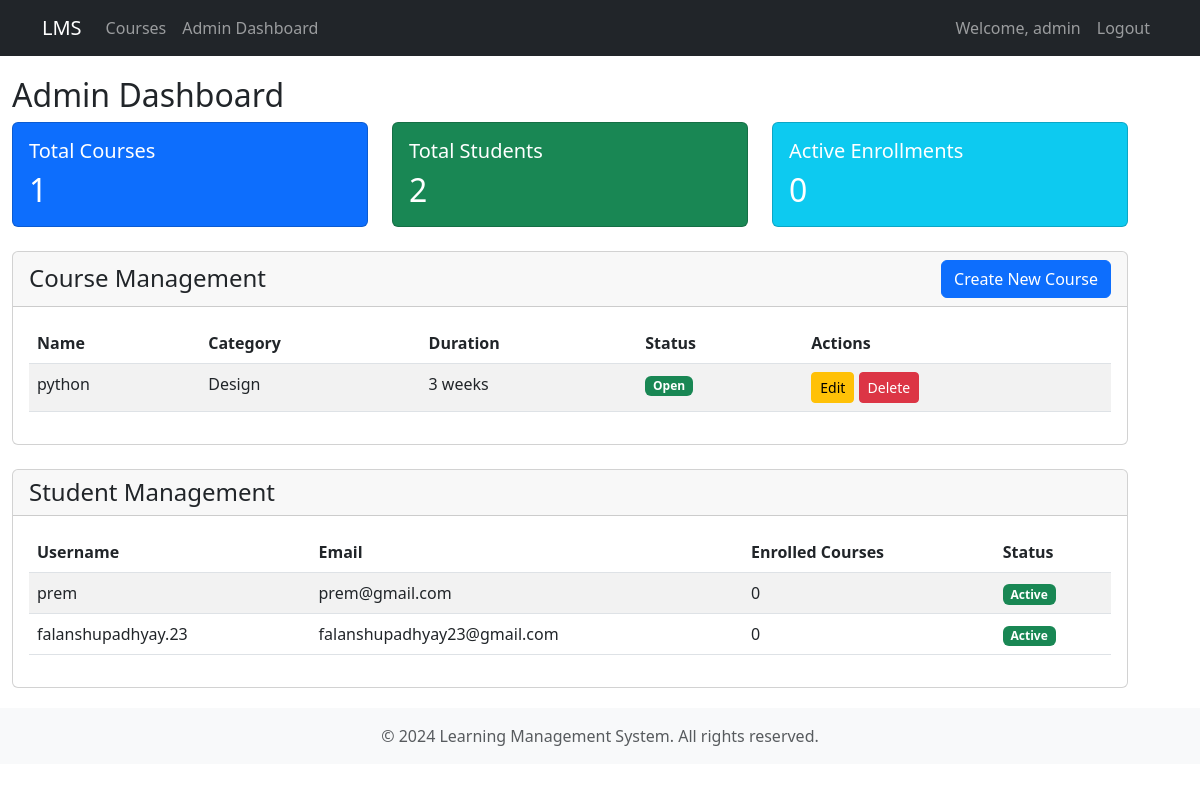
The app's page /admin/dashboard (signed in) with its own data.
### backend/app.py (models this page shows, shortened)
class User(UserMixin, db.Model):
    id = db.Column(db.Integer, primary_key=True)
    username = db.Column(db.String(80), unique=True, nullable=False)
    email = db.Column(db.String(120), unique=True, nullable=False)
    password_hash = db.Column(db.String(128))
    is_admin = db.Column(db.Boolean, default=False)
    enrollments = db.relationship('Enrollment', backref='student', lazy=True)

class Course(db.Model):
    id = db.Column(db.Integer, primary_key=True)
    name = db.Column(db.String(100), nullable=False)
    description = db.Column(db.Text)
    duration = db.Column(db.String(50))
    category = db.Column(db.String(50))
    enrollment_status = db.Column(db.String(20), default='Open')
    created_at = db.Column(db.DateTime, default=datetime.utcnow)
    resources = db.relationship('Resource', backref='course', lazy=True, cascade='all, delete-orphan')
    batches = db.relationship('Batch', backref='course', lazy=True, cascade='all, delete-orphan')
    enrollments = db.relationship('Enrollment', backref='course', lazy=True)

### backend/app.py (the view)
@app.route('/admin/dashboard')
@admin_required
def admin_dashboard():
    courses = Course.query.all()
    users = User.query.filter_by(is_admin=False).all()
    return render_template('admin/dashboard.html', courses=courses, users=users)

### backend/app.py (called while the page is built)
@login_manager.user_loader
def load_user(user_id):
    return User.query.get(int(user_id))

def admin_required(f):
    @wraps(f)
    @login_required
    def decorated_function(*args, **kwargs):
        if not current_user.is_admin:
            flash('Access denied. Admin privileges required.')
            return redirect(url_for('user_login'))
        return f(*args, **kwargs)
    return decorated_function

### frontend/templates/admin/dashboard.html (shortened to what this page needs)
{% extends "base.html" %}
{% block content %}
<h2>Admin Dashboard</h2>
<div class="row mb-4">
    <div class="col-md-4">
        <div class="card bg-primary text-white">
            <div class="card-body">
                <h5 class="card-title">Total Courses</h5>
                <h2 class="card-text">{{ courses|length }}</h2>
            </div>
        </div>
    </div>
    <div class="col-md-4">
        <div class="card bg-success text-white">
            <div class="card-body">
                <h5 class="card-title">Total Students</h5>
                <h2 class="card-text">{{ users|length }}</h2>
            </div>
        </div>
    </div>
    <div class="col-md-4">
        <div class="card bg-info text-white">
            <div class="card-body">
                <h5 class="card-title">Active Enrollments</h5>
                <h2 class="card-text">{{ enrollments|length if enrollments else 0 }}</h2>
            </div>
        </div>
    </div>
</div>
<div class="card mb-4">
    <div class="card-header d-flex justify-content-between align-items-center">
        <h4 class="mb-0">Course Management</h4>
        <a href="{{ url_for('admin_create_course') }}" class="btn btn-primary">Create New Course</a>
    </div>
    <div class="card-body">
        <div class="table-responsive">
            <table class="table table-striped">
                <thead>
                    <tr>
                        <th>Name</th>
                        <th>Category</th>
                        <th>Duration</th>
                        <th>Status</th>
                        <th>Actions</th>
                    </tr>
                </thead>
                <tbody>
                    {% for course in courses %}
                    <tr>
                        <td>{{ course.name }}</td>
                        <td>{{ course.category }}</td>
                        <td>{{ course.duration }}</td>
                        <td>
                            <span class="badge {% if course.enrollment_status == 'Open' %}bg-success{% else %}bg-warning{% endif %}">
                                {{ course.enrollment_status }}
                            </span>
                        </td>
                        <td>
                            <a href="{{ url_for('admin_edit_course', course_id=course.id) }}" class="btn btn-sm btn-warning">Edit</a>
                            <button type="button" class="btn btn-sm btn-danger" data-bs-toggle="modal" data-bs-target="#deleteCourseModal{{ course.id }}">
                                Delete
                            </button>
                        </td>
                    </tr>
                    {% endfor %}
                </tbody>
            </table>
        </div>
    </div>
</div>
<div class="card">
    <div class="card-header">
        <h4 class="mb-0">Student Management</h4>
    </div>
    <div class="card-body">
        <div class="table-responsive">
            <table class="table table-striped">
                <thead>
                    <tr>
                        <th>Username</th>
                        <th>Email</th>
                        <th>Enrolled Courses</th>
                        <th>Status</th>
                    </tr>
                </thead>
                <tbody>
                    {% for user in users %}
                    <tr>
                        <td>{{ user.username }}</td>
                        <td>{{ user.email }}</td>
                        <td>{{ user.enrollments|length }}</td>
                        <td>
                            <span class="badge bg-success">Active</span>
                        </td>
                    </tr>
                    {% endfor %}
                </tbody>
            </table>
        </div>
    </div>
</div>
{% endblock %}

### frontend/templates/base.html (shortened to what this page needs)
<!DOCTYPE html>
<html lang="en">
<head>
    <link href="https://cdn.jsdelivr.net/npm/bootstrap@5.3.0/dist/css/bootstrap.min.css" rel="stylesheet">
</head>
<body>
    <nav class="navbar navbar-expand-lg navbar-dark bg-dark">
        <div class="container">
            <a class="navbar-brand" href="{{ url_for('home') }}">LMS</a>
            <div class="collapse navbar-collapse" id="navbarNav">
                <ul class="navbar-nav me-auto">
                    <li class="nav-item">
                        <a class="nav-link" href="{{ url_for('course_list') }}">Courses</a>
                    </li>
                    {% if current_user.is_authenticated %}
                        {% if current_user.is_admin %}
                            <li class="nav-item">
                                <a class="nav-link" href="{{ url_for('admin_dashboard') }}">Admin Dashboard</a>
                            </li>
                        {% else %}
                            <li class="nav-item">
                                <a class="nav-link" href="{{ url_for('user_dashboard') }}">My Dashboard</a>
                            </li>
                        {% endif %}
                    {% endif %}
                </ul>
                <ul class="navbar-nav">
                    {% if current_user.is_authenticated %}
                        <li class="nav-item">
                            <span class="nav-link">Welcome, {{ current_user.username }}</span>
                        </li>
                        <li class="nav-item">
                            <a class="nav-link" href="{{ url_for('user_logout') }}">Logout</a>
                        </li>
                    {% endif %}
                </ul>
            </div>
        </div>
    </nav>
    <div class="container content">
        {% block content %}{% endblock %}
    </div>
    <footer class="footer mt-auto py-3 bg-light">
        <div class="container text-center">
            <span class="text-muted">© 2024 Learning Management System. All rights reserved.</span>
        </div>
    </footer>
</body>
</html>

### frontend/templates/base.html (style rules this page uses)
.navbar { margin-bottom: 20px; }
.content { margin: 20px 0; }

### records on screen
User: username "admin"
Course: name "python", category "Design", duration "3 weeks", enrollment_status "Open"
User: username "prem", email "prem@gmail.com", enrollments|length "0"
User: username "falanshupadhyay.23", email "falanshupadhyay23@gmail.com", enrollments|length "0"

### other values on screen
{{ courses|length }} "1"
{{ users|length }} "2"
{{ enrollments|length if enrollments else 0 }} "0"
